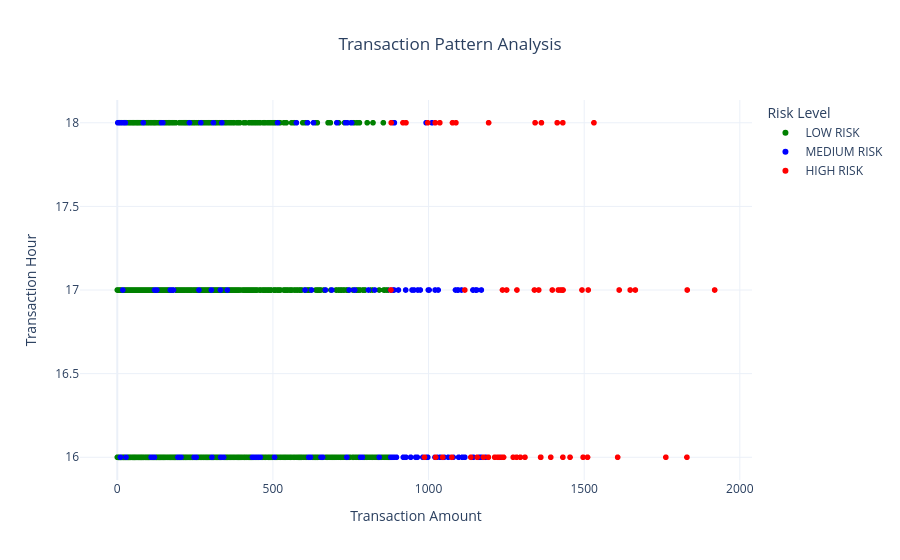

Notebook cell for this chart:
### Code cell
fig2 = px.scatter(
    df,
    x="TransactionAmount",
    y="transaction_hour",
    color="Risk Level",
    color_discrete_map=color_map,
    title="Transaction Pattern Analysis",
    labels={
        "TransactionAmount":"Transaction Amount",
        "transaction_hour":"Transaction Hour"
    }
)

fig2.update_layout(
    template="plotly_white",
    title_x=0.5
)

fig2.show()

### Figure 1 — Plotly figure (JSON) as saved in the notebook; plotly's stock layout.template omitted (floating-point values rounded to 4 significant figures; data arrays with more than 128 entries replaced by an {"elided": "..."} marker saying what was removed)
{"data": [{"hovertemplate": "Risk Level=LOW RISK<br>Transaction Amount=%{x}<br>Transaction Hour=%{y}<extra></extra>", "legendgroup": "LOW RISK", "marker": {"color": "green", "symbol": "circle"}, "mode": "markers", "name": "LOW RISK", "showlegend": true, "type": "scattergl", "x": {"elided": "2321 float values"}, "xaxis": "x", "y": {"elided": "2321 int values"}, "yaxis": "y"}, {"hovertemplate": "Risk Level=MEDIUM RISK<br>Transaction Amount=%{x}<br>Transaction Hour=%{y}<extra></extra>", "legendgroup": "MEDIUM RISK", "marker": {"color": "blue", "symbol": "circle"}, "mode": "markers", "name": "MEDIUM RISK", "showlegend": true, "type": "scattergl", "x": {"elided": "130 float values"}, "xaxis": "x", "y": {"elided": "130 int values"}, "yaxis": "y"}, {"hovertemplate": "Risk Level=HIGH RISK<br>Transaction Amount=%{x}<br>Transaction Hour=%{y}<extra></extra>", "legendgroup": "HIGH RISK", "marker": {"color": "red", "symbol": "circle"}, "mode": "markers", "name": "HIGH RISK", "showlegend": true, "type": "scattergl", "x": [1213.0, 1340.0, 1363.0, 1423.0, 1176.0, 1036.0, 1222.0, 1830.0, 1272.0, 1393.0, 1238.0, 1431.0, 1417.0, 1116.0, 1283.0, 1342.0, 1241.0, 1919.0, 986.8, 1310.0, 1608.0, 1075.0, 1531.0, 1023.0, 880.0, 1156.0, 1045.0, 1432.0, 917.8, 1192.0, 1648.0, 1236.0, 1398.0, 1511.0, 1077.0, 1831.0, 997.4, 1431.0, 1360.0, 1762.0, 1354.0, 1295.0, 1284.0, 1612.0, 1136.0, 1428.0, 1497.0, 1088.0, 1226.0, 1513.0, 1193.0, 1251.0, 927.5, 879.2, 1432.0, 1413.0, 1361.0, 1455.0, 1021.0, 1493.0, 1664.0], "xaxis": "x", "y": [16, 17, 18, 17, 16, 18, 16, 16, 16, 16, 17, 18, 17, 17, 16, 18, 16, 17, 16, 16, 16, 16, 18, 16, 18, 16, 16, 17, 18, 16, 17, 16, 17, 16, 18, 17, 18, 17, 16, 16, 17, 16, 17, 17, 16, 17, 16, 18, 16, 17, 18, 17, 18, 17, 16, 18, 16, 16, 18, 17, 17], "yaxis": "y"}], "layout": {"legend": {"title": {"text": "Risk Level"}, "tracegroupgap": 0}, "title": {"text": "Transaction Pattern Analysis", "x": 0.5}, "xaxis": {"anchor": "y", "domain": [0, 1], "title": {"text": "Transaction Amount"}}, "yaxis": {"anchor": "x", "domain": [0, 1], "title": {"text": "Transaction Hour"}}}}
